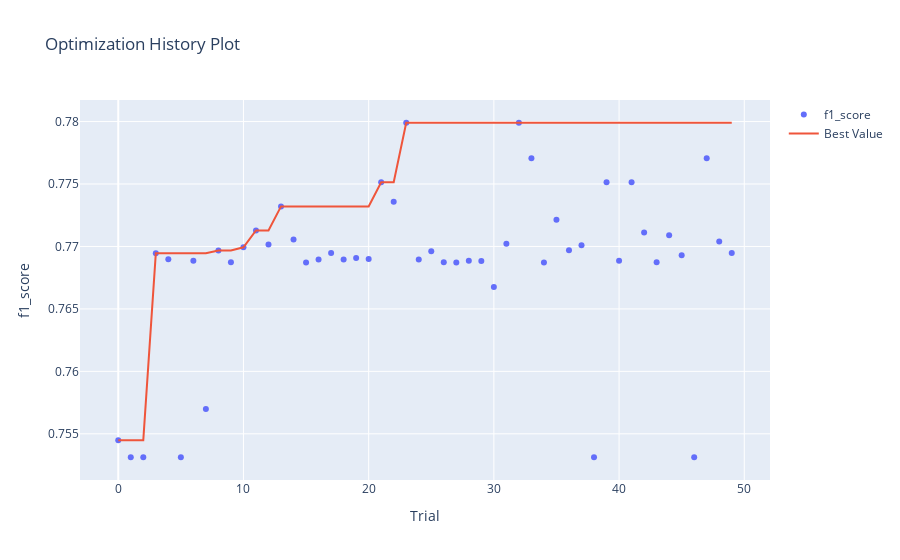

The cell this chart's notebook holds for it:
### Markdown cell above
Визуализируем результаты оптимизации. 

Первым построим диаграмму для проверки верности направления (в нашей случае метрика должна максимизироваться).

### Code cell
optuna.visualization.plot_optimization_history(study_lr, target_name="f1_score")

### Figure 1 — Plotly figure (JSON) as saved in the notebook; plotly's stock layout.template omitted (floating-point values rounded to 4 significant figures)
{"data": [{"mode": "markers", "name": "f1_score", "type": "scatter", "x": [0, 1, 2, 3, 4, 5, 6, 7, 8, 9, 10, 11, 12, 13, 14, 15, 16, 17, 18, 19, 20, 21, 22, 23, 24, 25, 26, 27, 28, 29, 30, 31, 32, 33, 34, 35, 36, 37, 38, 39, 40, 41, 42, 43, 44, 45, 46, 47, 48, 49], "y": [0.7545, 0.7531, 0.7531, 0.7695, 0.769, 0.7531, 0.7689, 0.757, 0.7697, 0.7687, 0.7699, 0.7713, 0.7702, 0.7732, 0.7706, 0.7687, 0.7689, 0.7695, 0.769, 0.7691, 0.769, 0.7751, 0.7736, 0.7799, 0.769, 0.7696, 0.7687, 0.7687, 0.7689, 0.7688, 0.7668, 0.7702, 0.7799, 0.7771, 0.7687, 0.7721, 0.7697, 0.7701, 0.7531, 0.7751, 0.7689, 0.7751, 0.7711, 0.7687, 0.7709, 0.7693, 0.7531, 0.7771, 0.7704, 0.7695]}, {"mode": "lines", "name": "Best Value", "type": "scatter", "x": [0, 1, 2, 3, 4, 5, 6, 7, 8, 9, 10, 11, 12, 13, 14, 15, 16, 17, 18, 19, 20, 21, 22, 23, 24, 25, 26, 27, 28, 29, 30, 31, 32, 33, 34, 35, 36, 37, 38, 39, 40, 41, 42, 43, 44, 45, 46, 47, 48, 49], "y": [0.7545, 0.7545, 0.7545, 0.7695, 0.7695, 0.7695, 0.7695, 0.7695, 0.7697, 0.7697, 0.7699, 0.7713, 0.7713, 0.7732, 0.7732, 0.7732, 0.7732, 0.7732, 0.7732, 0.7732, 0.7732, 0.7751, 0.7751, 0.7799, 0.7799, 0.7799, 0.7799, 0.7799, 0.7799, 0.7799, 0.7799, 0.7799, 0.7799, 0.7799, 0.7799, 0.7799, 0.7799, 0.7799, 0.7799, 0.7799, 0.7799, 0.7799, 0.7799, 0.7799, 0.7799, 0.7799, 0.7799, 0.7799, 0.7799, 0.7799]}, {"marker": {"color": "#cccccc"}, "mode": "markers", "name": "Infeasible Trial", "showlegend": false, "type": "scatter", "x": [], "y": []}], "layout": {"title": {"text": "Optimization History Plot"}, "xaxis": {"title": {"text": "Trial"}}, "yaxis": {"title": {"text": "f1_score"}}}}
